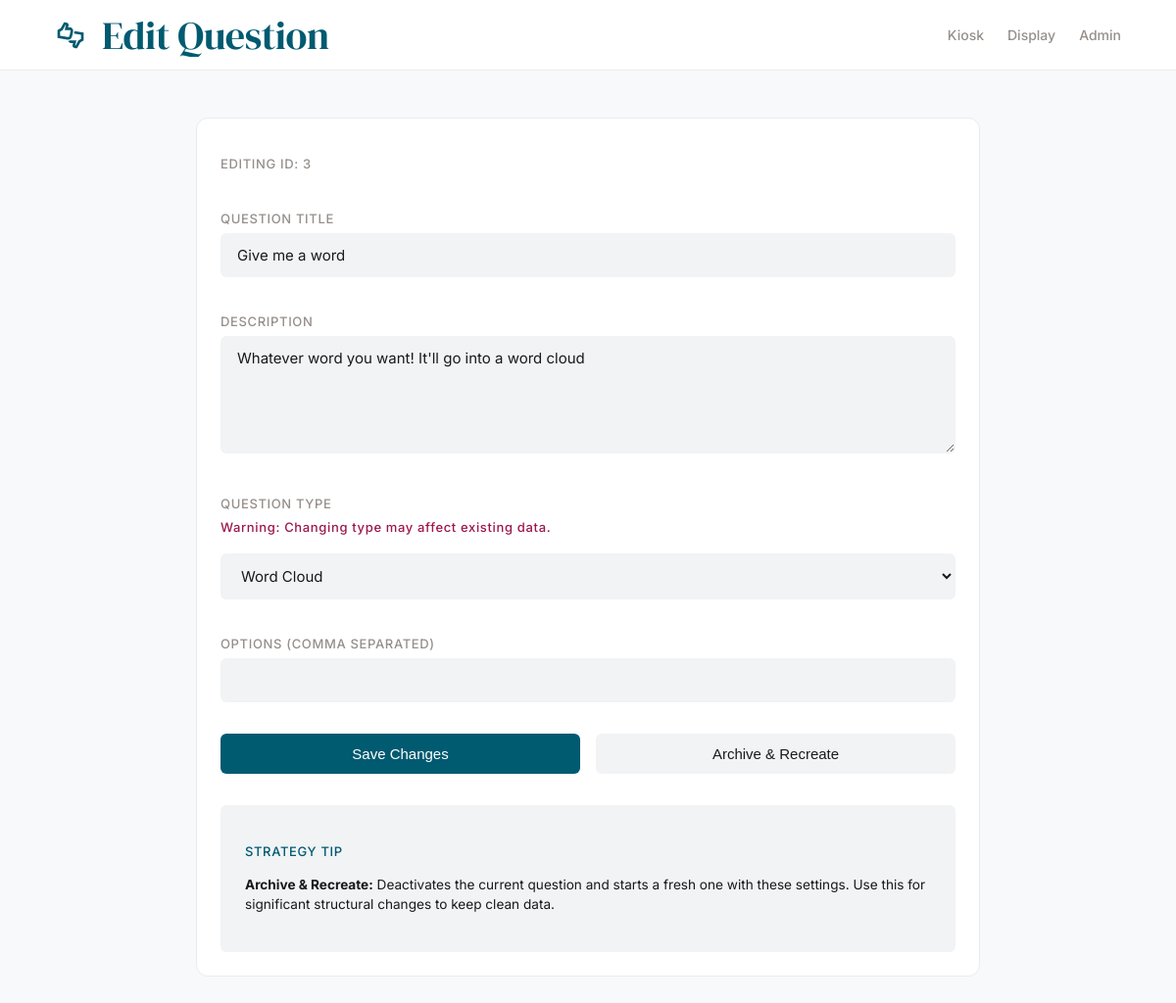
Page /admin/questions/3/edit on the earlier database version.
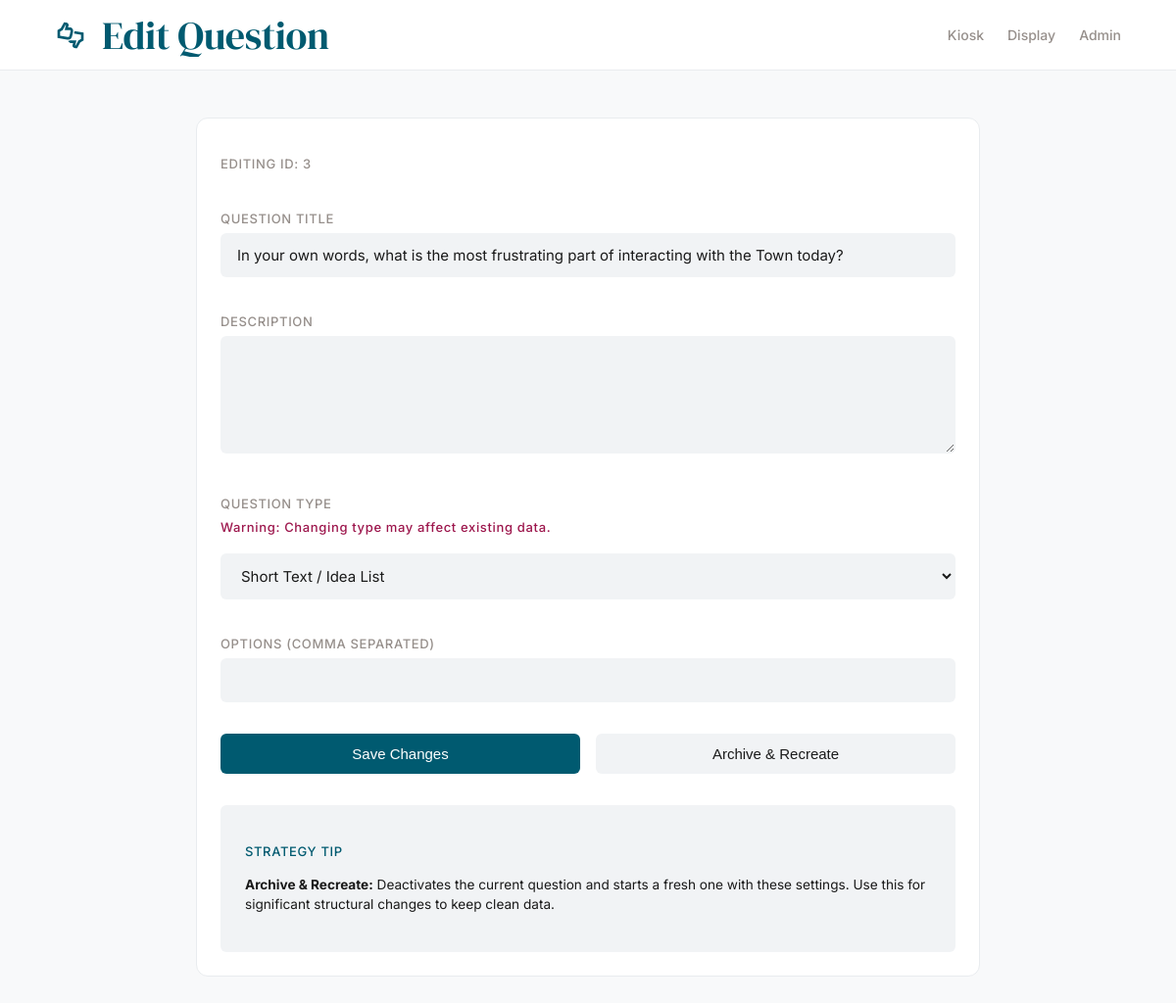
Same page on the later database version.
### app/models.py (models this page shows)
class Question(db.Model):
    id = db.Column(db.Integer, primary_key=True)
    title = db.Column(db.String(200), nullable=False)
    description = db.Column(db.Text)
    type = db.Column(db.String(50), nullable=False) # single_select, multi_select, ranking, short_text, word_cloud
    options = db.Column(db.JSON) # List of strings for polls/ranking
    allow_votes = db.Column(db.Boolean, default=False)
    active = db.Column(db.Boolean, default=True)
    order_index = db.Column(db.Integer, default=0)
    responses = db.relationship('Response', backref='question', lazy=True, cascade="all, delete-orphan")

### app/routes/admin.py (the view, shortened to what this page needs)
@admin_bp.route('/questions/<int:id>/edit', methods=['GET', 'POST'])
def edit_question(id):
    q = Question.query.get_or_404(id)
    if request.method == 'GET':
        return render_template('edit_question.html', question=q)

### app/templates/edit_question.html (shortened to what this page needs)
{% extends "base.html" %}
{% block header_title %}Edit Question{% endblock %}
{% block content %}
<div class="card" style="max-width: 800px; margin: 0 auto;">
    <p class="metadata">Editing ID: {{ question.id }}</p>
    <form action="{{ url_for('admin.edit_question', id=question.id) }}" method="POST" class="mt-8">
        <div style="margin-bottom: 2rem;">
            <label class="metadata">Question Title</label>
            <input type="text" name="title" value="{{ question.title }}" required class="mt-1">
        </div>
        <div style="margin-bottom: 2rem;">
            <label class="metadata">Description</label>
            <textarea name="description" style="min-height: 120px;" class="mt-1">{{ question.description or '' }}</textarea>
        </div>
        <div style="margin-bottom: 2rem;">
            <label class="metadata">Question Type</label>
            <p class="metadata" style="color: var(--danger); text-transform: none; margin-top: 0.25rem;">Warning: Changing type may affect existing data.</p>
            <select name="type" class="mt-1">
                <option value="short_text" {% if question.type == 'short_text' %}selected{% endif %}>Short Text / Idea List</option>
                <option value="word_cloud" {% if question.type == 'word_cloud' %}selected{% endif %}>Word Cloud</option>
            </select>
        </div>
        <div style="margin-bottom: 2rem;">
            <label class="metadata">Options (Comma separated)</label>
            <input type="text" name="options" value="{{ (question.options or []) | join(',') }}" class="mt-1">
        </div>
        <div class="flex-row mt-8">
            <button type="submit" name="action" value="update" class="btn btn-primary" style="flex: 1;">Save Changes</button>
            <button type="submit" name="action" value="recreate" class="btn btn-secondary" style="flex: 1;">Archive & Recreate</button>
        </div>
        <div class="inner-well mt-8" style="padding: 1.5rem;">
            <p class="metadata" style="color: var(--brand-teal);">Strategy Tip</p>
            <p class="body-text mt-1" style="font-size: 0.85rem;">
                <strong>Archive & Recreate:</strong> Deactivates the current question and starts a fresh one with these settings. Use this for significant structural changes to keep clean data.
            </p>
        </div>
    </form>
</div>
{% endblock %}

Differences in the rows shown:
changed Question id 3: title "Give me a word" → "In your own words, what is the most frustrating part of interacting with the Town today?"; type "Word Cloud" → "Short Text / Idea List"; description "Whatever word you want! It'll go into a word cloud" → (not shown)
